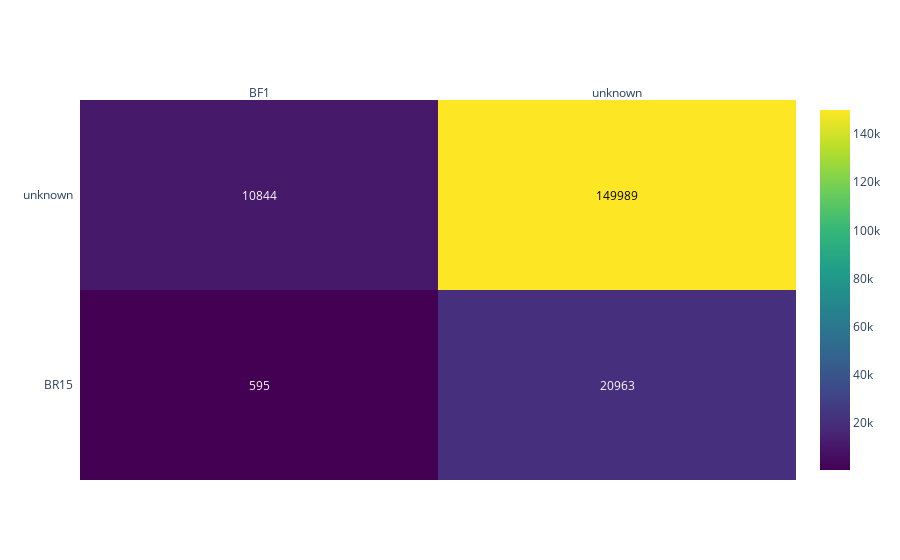

Notebook cell for this chart:
### Code cell
fig = ff.create_annotated_heatmap(z, x=x.tolist(), y=y.tolist(), colorscale='Viridis', showscale=True)
fig.show()

### Figure 1 — Plotly figure (JSON) as saved in the notebook; plotly's stock layout.template omitted (floating-point values rounded to 4 significant figures)
{"data": [{"colorscale": [[0, "#440154"], [0.1111, "#482878"], [0.2222, "#3e4989"], [0.3333, "#31688e"], [0.4444, "#26828e"], [0.5556, "#1f9e89"], [0.6667, "#35b779"], [0.7778, "#6ece58"], [0.8889, "#b5de2b"], [1, "#fde725"]], "reversescale": false, "showscale": true, "type": "heatmap", "x": ["BF1", "unknown"], "y": ["BR15", "unknown"], "z": [[595, 20963], [10844, 149989]]}], "layout": {"annotations": [{"font": {"color": "#FFFFFF"}, "showarrow": false, "text": "595", "x": "BF1", "xref": "x", "y": "BR15", "yref": "y"}, {"font": {"color": "#FFFFFF"}, "showarrow": false, "text": "20963", "x": "unknown", "xref": "x", "y": "BR15", "yref": "y"}, {"font": {"color": "#FFFFFF"}, "showarrow": false, "text": "10844", "x": "BF1", "xref": "x", "y": "unknown", "yref": "y"}, {"font": {"color": "#000000"}, "showarrow": false, "text": "149989", "x": "unknown", "xref": "x", "y": "unknown", "yref": "y"}], "xaxis": {"dtick": 1, "gridcolor": "rgb(0, 0, 0)", "side": "top", "ticks": ""}, "yaxis": {"dtick": 1, "ticks": "", "ticksuffix": "  "}}}
